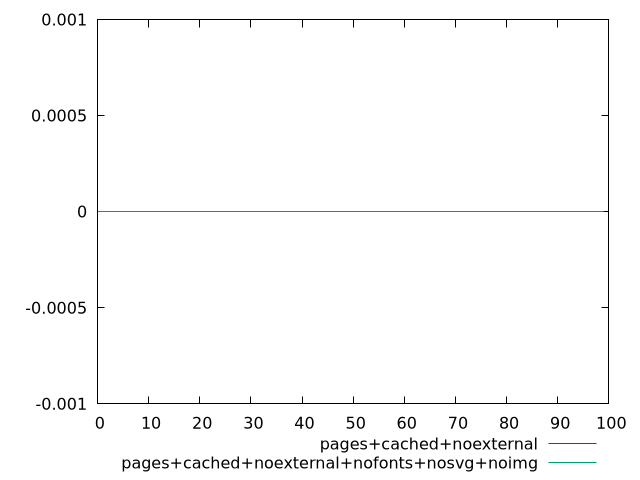

Generate this figure with gnuplot:
$_pagesCachedNoexternal <<EOF
0
0
0
0
0
0
0
0
0
0
0
0
0
0
0
0
0
0
0
0
0
0
0
0
0
0
0
0
0
0
0
0
0
0
0
0
0
0
0
0
0
0
0
0
0
0
0
0
0
0
0
0
0
0
0
0
0
0
0
0
0
0
0
0
0
0
0
0
0
0
0
0
0
0
0
0
0
0
0
0
0
0
0
0
0
0
0
0
0
0
0
0
0
0
0
0
0
0
0
0
EOF
$_pagesCachedNoexternalNofontsNosvgNoimg <<EOF
0
0
0
0
0
0
0
0
0
0
0
0
0
0
0
0
0
0
0
0
0
0
0
0
0
0
0
0
0
0
0
0
0
0
0
0
0
0
0
0
0
0
0
0
0
0
0
0
0
0
0
0
0
0
0
0
0
0
0
0
0
0
0
0
0
0
0
0
0
0
0
0
0
0
0
0
0
0
0
0
0
0
0
0
0
0
0
0
0
0
0
0
0
0
0
0
0
0
0
0
EOF
set key outside below
set terminal pngcairo
set output "report_00006_2020-11-02T20-21-41.718Z/unminified-css/unminified-css_pages+cached+noexternal_pages+cached+noexternal+nofonts+nosvg+noimg.png"
set yrange [-0.001:0.001]
plot $_pagesCachedNoexternal title "pages+cached+noexternal" with line ,$_pagesCachedNoexternalNofontsNosvgNoimg title "pages+cached+noexternal+nofonts+nosvg+noimg" with line ,
